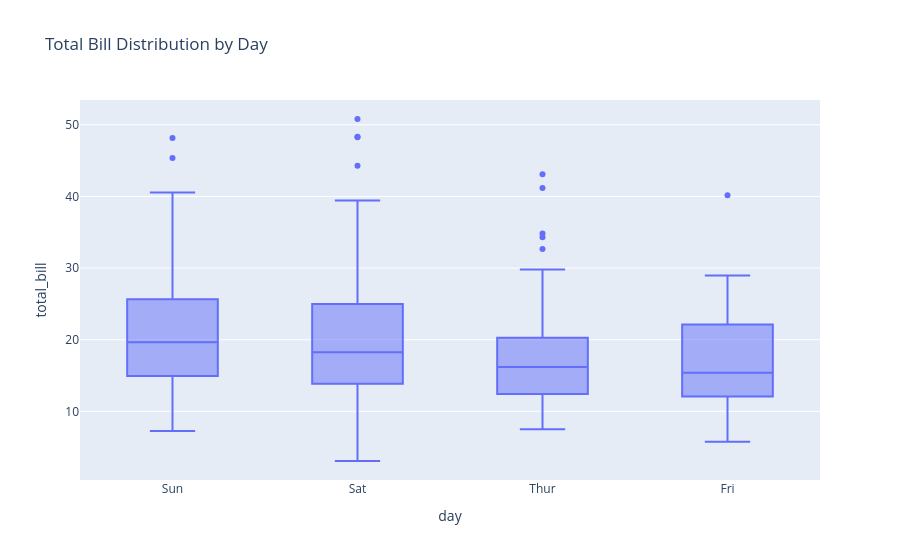

The cell this chart's notebook holds for it:
### Code cell
import plotly.express as px
import seaborn as sns

tips = sns.load_dataset('tips')

fig = px.box(
    tips,
    x='day',
    y='total_bill',
    title='Total Bill Distribution by Day'
)

fig.show()

### Figure 1 — Plotly figure (JSON) as saved in the notebook; plotly's stock layout.template omitted (floating-point values rounded to 4 significant figures; data arrays with more than 128 entries replaced by an {"elided": "..."} marker saying what was removed)
{"data": [{"alignmentgroup": "True", "hovertemplate": "day=%{x}<br>total_bill=%{y}<extra></extra>", "legendgroup": "", "marker": {"color": "#636efa"}, "name": "", "notched": false, "offsetgroup": "", "orientation": "v", "showlegend": false, "type": "box", "x": {"elided": "244 str values"}, "x0": " ", "xaxis": "x", "y": {"elided": "244 float values"}, "y0": " ", "yaxis": "y"}], "layout": {"boxmode": "group", "legend": {"tracegroupgap": 0}, "title": {"text": "Total Bill Distribution by Day"}, "xaxis": {"anchor": "y", "domain": [0, 1], "title": {"text": "day"}}, "yaxis": {"anchor": "x", "domain": [0, 1], "title": {"text": "total_bill"}}}}
